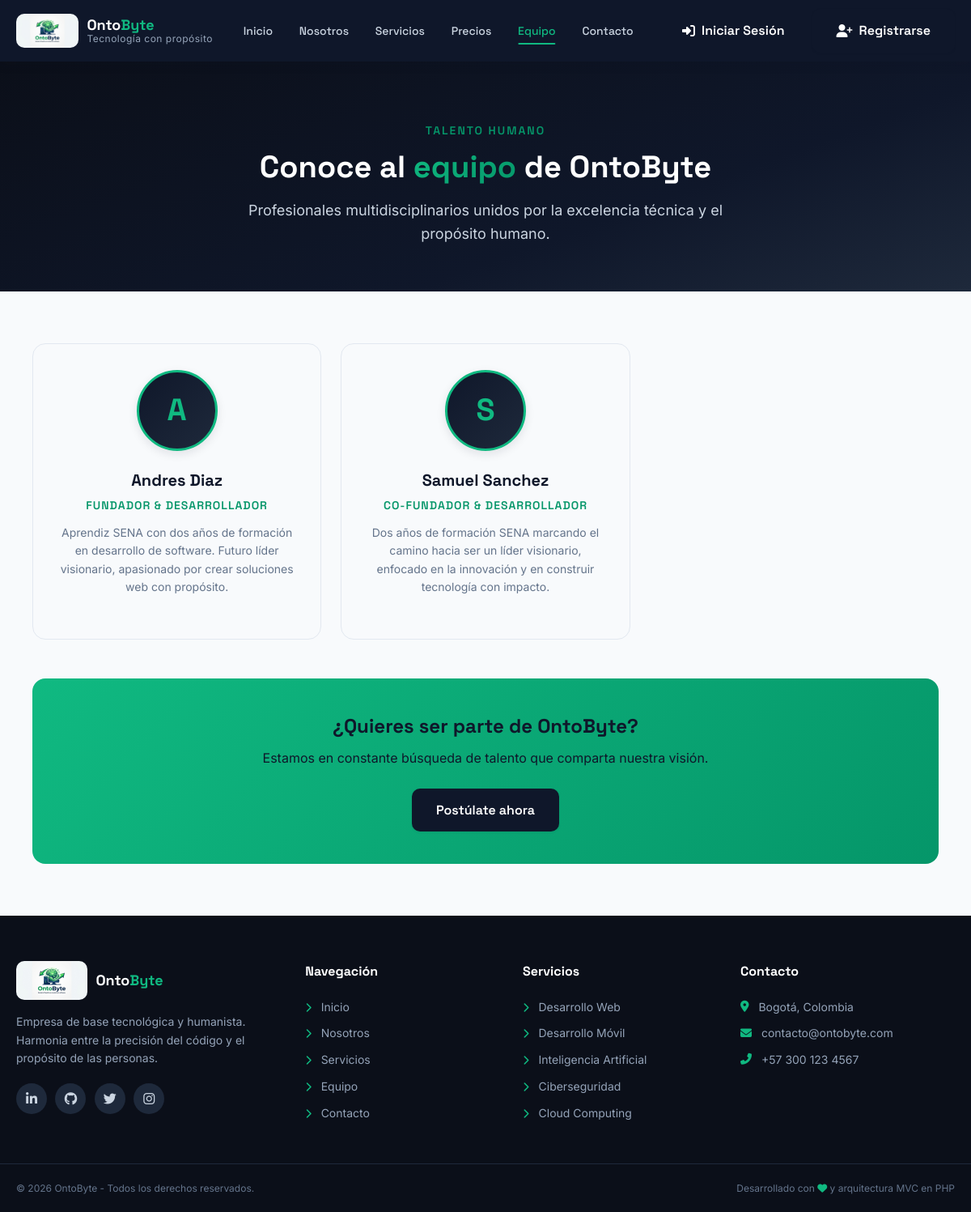
The app's page /team with its own data.
### tables this page shows
CREATE TABLE IF NOT EXISTS team_members (
    id              INT UNSIGNED        NOT NULL AUTO_INCREMENT,   
    full_name       VARCHAR(200)        NOT NULL,                  
    role            VARCHAR(150)        NOT NULL,                  
    bio             TEXT                DEFAULT NULL,               
    photo           VARCHAR(500)        DEFAULT NULL,              
    email           VARCHAR(255)        DEFAULT NULL,              
    linkedin_url    VARCHAR(500)        DEFAULT NULL,              
    github_url      VARCHAR(500)        DEFAULT NULL,              
    sort_order      INT UNSIGNED        NOT NULL DEFAULT 0,        
    is_active       TINYINT(1)          NOT NULL DEFAULT 1,        
    created_at      TIMESTAMP           NOT NULL DEFAULT CURRENT_TIMESTAMP,  
    updated_at      TIMESTAMP           NOT NULL DEFAULT CURRENT_TIMESTAMP ON UPDATE CURRENT_TIMESTAMP,  

     
    PRIMARY KEY (id),                                              
    INDEX idx_team_active (is_active),                             
    INDEX idx_team_sort (sort_order)                               
);

### app/controllers/Controller.php (called while the page is built, shortened)
<?php
class Controller
{
    protected function render(string $view, array $data = []): void
    {
        require_once VIEWS_PATH . '/layouts/main.php';
    }
}

### app/controllers/PageController.php (called while the page is built, shortened)
<?php
require_once CONTROLLERS_PATH . '/Controller.php';
class PageController extends Controller
{
    public function __construct()
    {
        require_once MODELS_PATH . '/TeamMember.php';
    }
    public function team(): void
    {
        $teamMembers = (new TeamMember())->getActiveMembers();
        $this->render('pages/team', [
            'teamMembers' => $teamMembers,
            'activePage'  => 'team'
        ]);
    }
}

### public/index.php (called while the page is built, shortened)
<?php
$requestUri = $_SERVER['REQUEST_URI'];
$basePath   = parse_url($requestUri, PHP_URL_PATH);
$scriptDir = rtrim((string) dirname($_SERVER['SCRIPT_NAME'] ?? '/'), '/\\');
$prefixesToStrip = array_unique(array_filter([
    $scriptDir,
    PUBLIC_URL,
    BASE_URL
]));
foreach ($prefixesToStrip as $prefix) {
    if (strpos($basePath, $prefix) === 0) {
        $basePath = substr($basePath, strlen($prefix));
        break;
    }
}
$basePath = '/' . trim($basePath, '/');
$requestMethod = $_SERVER['REQUEST_METHOD'] ?? 'GET';
$getRoutes = [
    '/'                 => ['PageController', 'home'],
    '/home'             => ['PageController', 'home'],
    '/about'            => ['PageController', 'about'],
    '/services'         => ['PageController', 'services'],
    '/team'             => ['PageController', 'team'],
    '/prices'           => ['PageController', 'prices'],
    '/login'            => ['AuthController', 'login'],
    '/register'         => ['AuthController', 'register'],
    '/logout'           => ['AuthController', 'logout'],
    '/dashboard'        => ['AuthController', 'dashboard'],
    '/contact'          => ['ContactController', 'index'],
    '/admin'            => ['AdminController', 'dashboard'],
    '/admin/contacts'   => ['AdminController', 'contacts'],
    '/admin/users'      => ['AdminController', 'users'],
    '/admin/user-edit'  => ['AdminController', 'userEdit'],
];
$postRoutes = [
    '/login'            => ['AuthController', 'authenticate'],
    '/register'         => ['AuthController', 'store'],
    '/contact/submit'   => ['ContactController', 'submit'],
    '/auth/google'      => ['AuthController', 'googleCallback'],
    '/admin/users/update' => ['AdminController', 'updateUser'],
    '/admin/users/delete' => ['AdminController', 'deleteUser'],
];
$routes = ($requestMethod === 'POST') ? $postRoutes : $getRoutes;
if (array_key_exists($basePath, $routes)) {
    $methodName     = $routes[$basePath][1];
} else {
    http_response_code(404);
    require_once VIEWS_PATH . '/errors/404.php';
    exit;
}
$controller = new $controllerName();
$controller->$methodName();

### config/database.example.php (called while the page is built, shortened)
<?php
class Database
{
    private static ?Database $instance = null;
    private ?PDO $connection = null;
    private function __construct()
    {
        $dsn = sprintf(
            'mysql:host=%s;port=%s;dbname=%s;charset=%s',
            DB_HOST,
            DB_PORT,
            DB_NAME,
            DB_CHARSET
        );
        $options = [
            PDO::ATTR_ERRMODE            => PDO::ERRMODE_EXCEPTION,
            PDO::ATTR_DEFAULT_FETCH_MODE => PDO::FETCH_ASSOC,
            PDO::ATTR_EMULATE_PREPARES   => false,
            PDO::MYSQL_ATTR_INIT_COMMAND => "SET NAMES " . DB_CHARSET
        ];
        try {
            $this->connection = new PDO($dsn, DB_USER, DB_PASS, $options);
        } catch (PDOException $e) {
            if (APP_DEBUG) {
                throw new Exception(
                    'Error de conexión a la base de datos: ' . $e->getMessage()
                );
            }
            throw new Exception('Error de conexión a la base de datos.');
        }
    }
    public static function getInstance(): Database
    {
        if (self::$instance === null) {
            self::$instance = new self();
        }
        return self::$instance;
    }
    public function getConnection(): PDO
    {
        return $this->connection;
    }
}

### app/models/Model.php (called while the page is built, shortened)
<?php
abstract class Model
{
    public function __construct()
    {
        $this->db = Database::getInstance()->getConnection();
    }
}

### app/models/TeamMember.php (called while the page is built)
<?php
require_once MODELS_PATH . '/Model.php';
class TeamMember extends Model
{
    protected $table = 'team_members';
    public function getActiveMembers(): array
    {
        $sql = "SELECT id, full_name, role, bio, photo, linkedin_url, github_url
                FROM {$this->table}
                WHERE is_active = 1
                ORDER BY sort_order ASC";
        $stmt = $this->db->prepare($sql);
        $stmt->execute();
        return $stmt->fetchAll();
    }
}

### app/views/pages/team.php (the view, shortened to what this page needs)
<section class="page-hero">
    <div class="container">
        <span class="section-eyebrow">Talento humano</span>
        <h1 class="page-hero-title">Conoce al <span class="text-gradient">equipo</span> de OntoByte</h1>
        <p class="page-hero-text">
            Profesionales multidisciplinarios unidos por la excelencia técnica y el propósito humano.
        </p>
    </div>
</section>
<section class="section">
    <div class="container">
        <div class="team-grid">
            <?php if (!empty($teamMembers)): ?>
                <?php foreach ($teamMembers as $member): ?>
                    <article class="team-card team-card-lg">
                        <div class="team-avatar team-avatar-lg" aria-hidden="true">
                            <?php echo strtoupper(substr(htmlspecialchars($member['full_name']), 0, 1)); ?>
                        </div>
                        <h3 class="team-name"><?php echo htmlspecialchars($member['full_name']); ?></h3>
                        <p class="team-role"><?php echo htmlspecialchars($member['role']); ?></p>
                        <p class="team-bio"><?php echo htmlspecialchars($member['bio'] ?? ''); ?></p>
                    </article>
                <?php endforeach; ?>
            <?php else: ?>
                <p class="empty-state">Nuestro equipo será presentado próximamente.</p>
            <?php endif; ?>
        </div>
        <div class="join-team-cta">
            <h3>¿Quieres ser parte de OntoByte?</h3>
            <p>Estamos en constante búsqueda de talento que comparta nuestra visión.</p>
            <a href="<?php echo BASE_URL; ?>/contact" class="btn btn-primary">Postúlate ahora</a>
        </div>
    </div>
</section>

### records on screen
team_members: full_name "A", full_name "Andres Diaz", role "FUNDADOR & DESARROLLADOR", bio "Aprendiz SENA con dos años de formación en desarrollo de software. Futuro líder visionario, apasionado por crear soluciones web con propósito."
team_members: full_name "S", full_name "Samuel Sanchez", role "CO-FUNDADOR & DESARROLLADOR", bio "Dos años de formación SENA marcando el camino hacia ser un líder visionario, enfocado en la innovación y en construir tecnología con impacto."

### other values on screen
APP_NAME "OntoByte"
